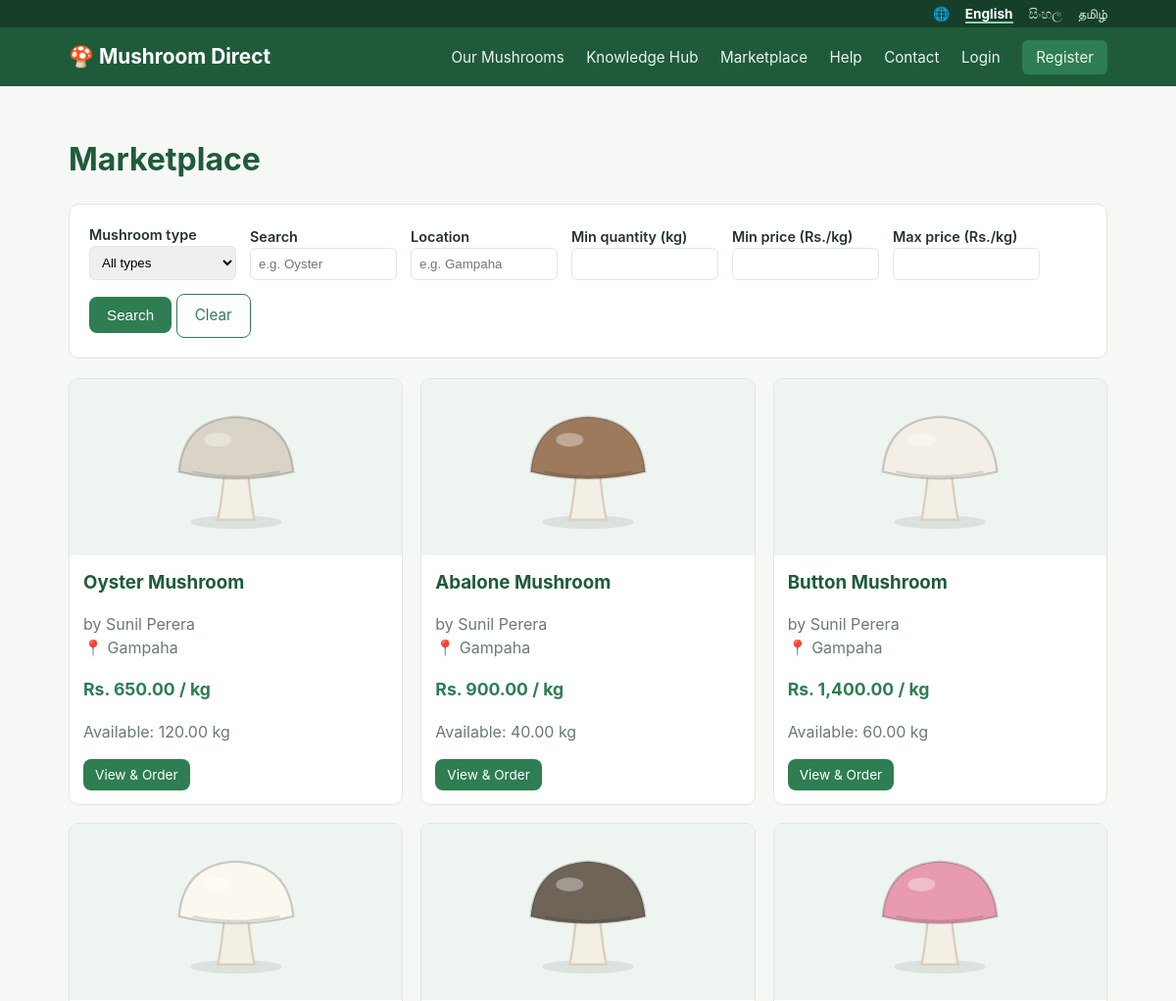
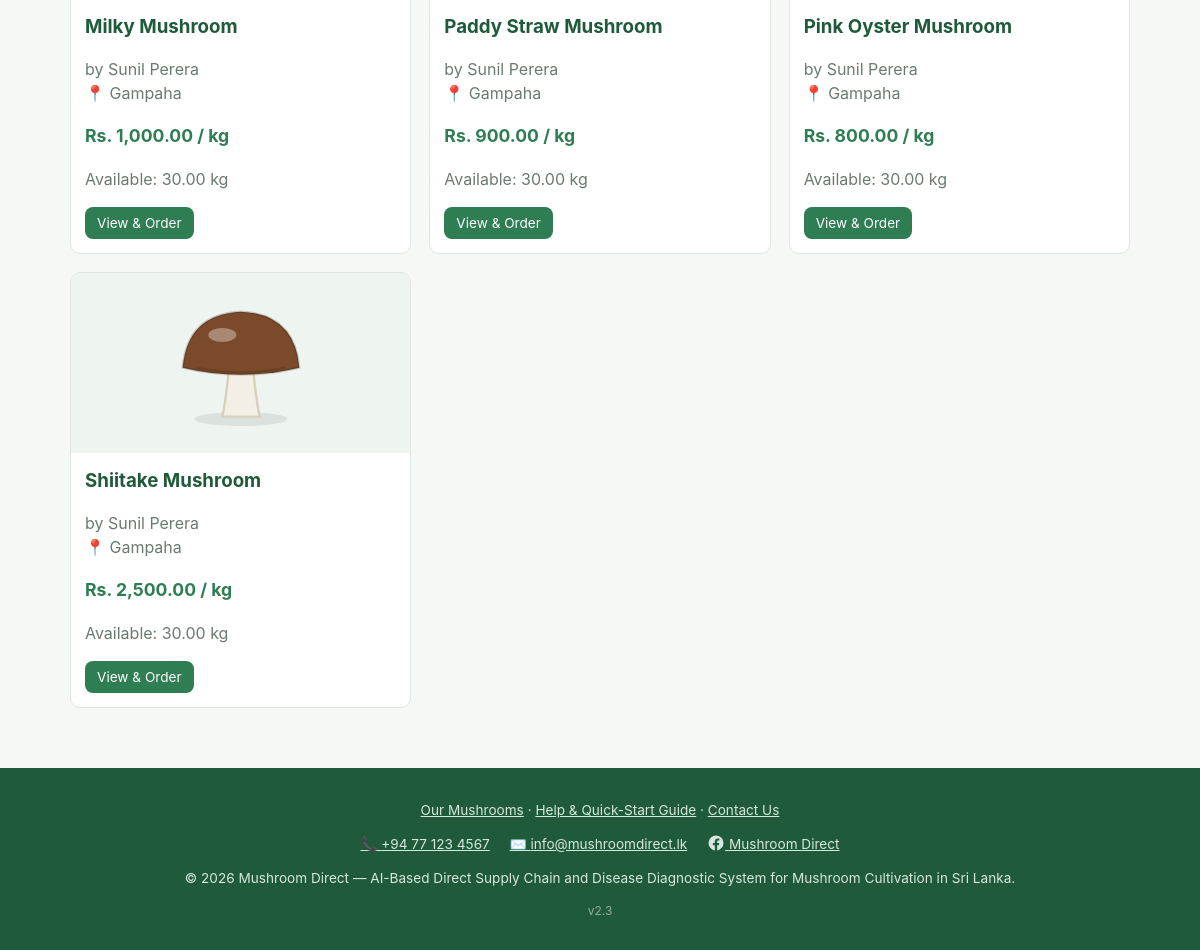
/buyer/marketplace.php, run on the app's committed database (2 pictures, top to bottom).
### tables this page shows
CREATE TABLE listings (
  id INT AUTO_INCREMENT PRIMARY KEY,
  farmer_id INT NOT NULL,
  mushroom_type_id INT NULL,
  mushroom_type VARCHAR(100) NOT NULL,
  description TEXT,
  quantity_kg DECIMAL(10,2) NOT NULL,
  price_per_kg DECIMAL(10,2) NOT NULL,
  harvest_date DATE NULL,
  location VARCHAR(100) NULL COMMENT 'District / town of the farm (FR-MKT.3 filter)',
  image VARCHAR(255),
  status ENUM('active','sold_out','removed') NOT NULL DEFAULT 'active',
  created_at TIMESTAMP DEFAULT CURRENT_TIMESTAMP,
  FOREIGN KEY (farmer_id) REFERENCES users(id) ON DELETE CASCADE,
  FOREIGN KEY (mushroom_type_id) REFERENCES mushroom_types(id) ON DELETE SET NULL
);

CREATE TABLE users (
  id INT AUTO_INCREMENT PRIMARY KEY,
  role ENUM('farmer','buyer','admin','expert') NOT NULL,
  full_name VARCHAR(150) NOT NULL,
  email VARCHAR(150) NOT NULL UNIQUE,
  phone VARCHAR(20),
  password_hash VARCHAR(255) NOT NULL,
  business_name VARCHAR(150) NULL COMMENT 'Farm name (farmer) or Hotel/Restaurant name (buyer)',
  address VARCHAR(255),
  profile_image VARCHAR(255),
  is_verified TINYINT(1) NOT NULL DEFAULT 0,
  otp_code VARCHAR(255) NULL COMMENT 'Hashed one-time verification code (FR-AUTH.2)',
  otp_expires_at DATETIME NULL,
  reset_token VARCHAR(255) NULL COMMENT 'Hashed password-reset token (FR-AUTH.4)',
  reset_expires_at DATETIME NULL,
  status ENUM('active','suspended') NOT NULL DEFAULT 'active',
  created_at TIMESTAMP DEFAULT CURRENT_TIMESTAMP
);

### buyer/marketplace.php (the view, shortened to what this page needs)
<?php
require_once __DIR__ . '/../includes/bootstrap.php';
$search = trim($_GET['q'] ?? '');
$minPrice = $_GET['min_price'] ?? '';
$maxPrice = $_GET['max_price'] ?? '';
$location = trim($_GET['location'] ?? '');
$minQty = $_GET['min_qty'] ?? '';
$sql = "SELECT l.*, u.full_name AS farmer_name, u.address AS farmer_address, " . LISTING_TYPE_COLUMNS . ",
               (SELECT AVG(r.rating) FROM reviews r WHERE r.farmer_id = l.farmer_id) AS farmer_rating
        FROM listings l
        JOIN users u ON u.id = l.farmer_id
        LEFT JOIN mushroom_types mt ON mt.id = l.mushroom_type_id
        WHERE l.status = 'active' AND u.status = 'active'";
$params = [];
$sql .= ' ORDER BY l.created_at DESC';
$stmt = $pdo->prepare($sql);
$stmt->execute($params);
$listings = $stmt->fetchAll();
include __DIR__ . '/../includes/header.php';
?>
<h1><?= te('nav.marketplace') ?></h1>
<form class="card filter-form" method="get" action="">
  <div>
    <label><?= te('mush.type') ?></label>
    <select name="type">
      <option value="0"><?= te('market.all_types') ?></option>
    </select>
  </div>
  <div>
    <label><?= te('common.search') ?></label>
    <input type="text" name="q" value="<?= e($search) ?>" placeholder="<?= te('market.search_ph') ?>">
  </div>
  <div>
    <label><?= te('common.location') ?></label>
    <input type="text" name="location" value="<?= e($location) ?>" placeholder="<?= te('market.location_ph') ?>">
  </div>
  <div>
    <label><?= te('market.min_qty') ?></label>
    <input type="number" name="min_qty" value="<?= e($minQty) ?>">
  </div>
  <div>
    <label><?= te('market.min_price') ?></label>
    <input type="number" name="min_price" value="<?= e($minPrice) ?>">
  </div>
  <div>
    <label><?= te('market.max_price') ?></label>
    <input type="number" name="max_price" value="<?= e($maxPrice) ?>">
  </div>
  <div class="filter-actions">
    <button type="submit" class="btn"><?= te('common.search') ?></button>
    <a href="?" class="btn btn-outline"><?= te('common.clear') ?></a>
  </div>
</form>
<?php if (!$listings): ?>
  <p class="muted"><?= te('market.none') ?></p>
<?php else: ?>
  <div class="grid">
    <?php foreach ($listings as $l): ?>
      <div class="listing-card">
        <?= listing_picture($l) ?>
        <div class="body">
          <h3 style="margin: 0 0 4px;"><?= e(listing_title($l)) ?></h3>
          <p class="muted"><?= te('common.by', ['name' => $l['farmer_name']]) ?>
            <?php if ($l['location'] ?: $l['farmer_address']): ?><br>📍 <?= e($l['location'] ?: $l['farmer_address']) ?><?php endif; ?></p>
          <p class="price"><?= format_money($l['price_per_kg']) ?> <?= te('common.per_kg') ?></p>
          <p class="muted"><?= te('common.available', ['qty' => $l['quantity_kg']]) ?></p>
          <a href="<?= BASE_URL ?>/buyer/listing_view.php?id=<?= (int) $l['id'] ?>" class="btn btn-small"><?= te('market.view_order') ?></a>
        </div>
      </div>
    <?php endforeach; ?>
  </div>
<?php endif; ?>
<?php include __DIR__ . '/../includes/footer.php'; ?>

### includes/functions.php (shortened to what this page needs)
<?php
function e($value) {
    return htmlspecialchars((string) $value, ENT_QUOTES, 'UTF-8');
}
function format_money($amount) {
    return 'Rs. ' . number_format((float) $amount, 2);
}
function current_lang() {
    static $lang = null;
    if ($lang === null) {
        $lang = $_SESSION['lang'] ?? ($_COOKIE['lang'] ?? 'en');
    }
    return $lang;
}
function set_lang_from_request() {
    $lang = $_GET['lang'] ?? null;
}
function t($key, array $vars = []) {
    static $strings = [];
    $lang = current_lang();
    if (!isset($strings[$lang])) {
        $strings['en'] = $strings['en'] ?? require __DIR__ . '/../lang/en.php';
        $strings[$lang] = $lang === 'en' ? $strings['en'] : require __DIR__ . '/../lang/' . $lang . '.php';
    }
    $text = $strings[$lang][$key] ?? ($strings['en'][$key] ?? $key);
    foreach ($vars as $name => $value) {
        $text = str_replace('{' . $name . '}', (string) $value, $text);
    }
    return $text;
}
function te($key, array $vars = []) {
    return e(t($key, $vars));
}
function tr_field($row, $field) {
    $lang = current_lang();
    return $row[$field] ?? '';
}
function mushroom_picture($type, $size = 150) {
    $cap = preg_match('/^#[0-9a-f]{6}$/i', $type['color'] ?? '') ? $type['color'] : '#c9b79c';
    return '<svg width="' . (int) $size . '" height="' . (int) $size . '" viewBox="0 0 120 120" role="img" aria-label="' . e(tr_field($type, 'name')) . '">'
        . '<ellipse cx="60" cy="108" rx="40" ry="6" fill="#000" opacity=".08"/>'
        . '<path d="M50 62 Q47 92 44 106 L76 106 Q73 92 70 62 Z" fill="#f4efe4" stroke="#d8cfbd" stroke-width="2"/>'
        . '<path d="M10 64 Q14 18 60 16 Q106 18 110 64 Q60 76 10 64 Z" fill="' . $cap . '" stroke="rgba(0,0,0,.18)" stroke-width="2"/>'
        . '<path d="M22 64 Q60 72 98 64" stroke="rgba(0,0,0,.12)" stroke-width="2" fill="none"/>'
        . '<ellipse cx="44" cy="36" rx="12" ry="6" fill="#fff" opacity=".35"/>'
        . '</svg>';
}
function listing_title($listing) {
    $lang = current_lang();
    return $listing['mushroom_type'];
}
function listing_picture($listing, $size = 140) {
    return '<div class="pic-fallback">' . mushroom_picture(['name' => listing_title($listing), 'color' => $listing['mt_color'] ?? null], $size) . '</div>';
}

### assets/css/style.css (style rules this page uses)
:root { --green: #2e7d53; --green-dark: #1f5b3a; --navy: #1f4e5f; --bg: #f6f8f6; --card: #ffffff; --text: #26332c; --muted: #6b7a70; --border: #e0e6e1; --danger: #c0392b; --radius: 10px; }
* { box-sizing: border-box; }
body { margin: 0; font-family: -apple-system, "Segoe UI", Roboto, Arial, sans-serif; background: var(--bg); color: var(--text); line-height: 1.5; }
h1, h2, h3 { color: var(--green-dark); }
.card { background: var(--card); border: 1px solid var(--border); border-radius: var(--radius); padding: 20px; margin-bottom: 20px; }
.grid { display: grid; gap: 18px; grid-template-columns: repeat(auto-fill, minmax(260px, 1fr)); }
.listing-card, .tutorial-card { background: var(--card); border: 1px solid var(--border); border-radius: var(--radius); overflow: hidden; }
.listing-card .body, .tutorial-card .body { padding: 14px; }
.listing-card .price { color: var(--green); font-weight: 700; font-size: 1.1rem; }
.btn { display: inline-block; background: var(--green); color: #fff; border: none; padding: 10px 18px; border-radius: 8px; font-size: 0.95rem; cursor: pointer; text-decoration: none; margin-top: 16px; }
.btn-small { padding: 6px 12px; font-size: 0.85rem; margin-top: 0; }
.btn-outline { background: transparent; border: 1px solid var(--green); color: var(--green); }
.muted { color: var(--muted); }
.pic-fallback { background: #eef4ef; display: flex; align-items: center; justify-content: center; height: 100%; min-height: 180px; }
.listing-card .pic-fallback { height: 180px; }
.filter-form { display: flex; gap: 14px; flex-wrap: wrap; align-items: flex-end; margin-bottom: 20px; }
.filter-form label { display: block; font-weight: 600; font-size: 0.9rem; }
.filter-form input, .filter-form select { padding: 8px; width: 150px; border: 1px solid var(--border); border-radius: 6px; }
.filter-form .filter-actions .btn { margin-top: 0; }

### data on the page
listings: mushroom_type "Oyster Mushroom", farmer.full_name "by Sunil Perera", location "Gampaha", price_per_kg "Rs. 650.00", quantity_kg "Available: 120.00 kg"
listings: mushroom_type "Abalone Mushroom", farmer.full_name "by Sunil Perera", location "Gampaha", price_per_kg "Rs. 900.00", quantity_kg "Available: 40.00 kg"
listings: mushroom_type "Button Mushroom", farmer.full_name "by Sunil Perera", location "Gampaha", price_per_kg "Rs. 1,400.00", quantity_kg "Available: 60.00 kg"
listings: mushroom_type "Milky Mushroom", farmer.full_name "by Sunil Perera", location "Gampaha", price_per_kg "Rs. 1,000.00", quantity_kg "Available: 30.00 kg"
listings: mushroom_type "Paddy Straw Mushroom", farmer.full_name "by Sunil Perera", location "Gampaha", price_per_kg "Rs. 900.00", quantity_kg "Available: 30.00 kg"
listings: mushroom_type "Pink Oyster Mushroom", farmer.full_name "by Sunil Perera", location "Gampaha", price_per_kg "Rs. 800.00", quantity_kg "Available: 30.00 kg"
listings: mushroom_type "Shiitake Mushroom", farmer.full_name "by Sunil Perera", location "Gampaha", price_per_kg "Rs. 2,500.00", quantity_kg "Available: 30.00 kg"

### other printed values
$label "English"
$label "සිංහල"
$label "தமிழ்"
te('app.name') "Mushroom Direct"
te('nav.mushrooms') "Our Mushrooms"
te('nav.knowledge') "Knowledge Hub"
te('nav.marketplace') "Marketplace"
te('nav.help') "Help"
te('nav.contact') "Contact"
te('nav.login') "Login"
te('nav.register') "Register"
te('mush.type') "Mushroom type"
te('common.search') "Search"
te('common.location') "Location"
te('market.min_qty') "Min quantity (kg)"
